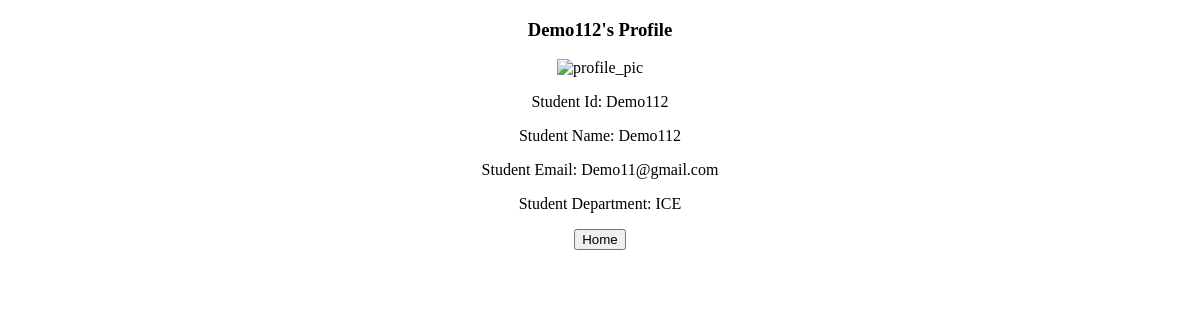
The page /home/Demo112 (signed in) on the database its author committed.
### main_app/models.py (models this page shows, shortened)
class Students(db.Model):
    admission_num = db.Column(db.Integer, primary_key=True)
    id = db.Column(db.String(15), unique=True, nullable=False)
    name = db.Column(db.String(80), unique=True, nullable=False)
    email = db.Column(db.String(120), unique=True, nullable=False)
    image_file = db.Column(db.String(20), nullable=False, default='default.jpg')
    department = db.Column(db.String(80), db.ForeignKey('departments.department_name'), nullable=False)

### main_app/routes.py (the view)
@app.route('/home/<string:profile>')
@login_required
def profile(profile):
    student = Students.query.filter_by(name=profile).first()
    image_file = url_for('static', filename='img/' + student.image_file)
    return render_template('student_profile.html', student=student, image=image_file)

### main_app/models.py (called while the page is built)
@login_manager.user_loader
def load_user(user_id):
    return Users.query.get(int(user_id))

### main_app/templates/student_profile.html
{% extends "layout.html" %}
{% block content %}
<center>
    <p>
    <h3>{{student.name}}'s Profile</h3>
    </p>
    <p>
    <img src="{{image}}" alt="profile_pic">
    </p>
    <p><label>Student Id:</label>
    {{student.id}}</p>
    <p>
    <label>Student Name:</label>
    {{student.name}}
    </p>
    <p><label>Student Email:</label>
    {{student.email}}
    </p>
    <p><label>Student Department:</label>
    {{student.department}}
    </p>
    <p>
        <a href="{{url_for('home')}}"><button>Home</button></a>
    </p>
</center>
{% endblock content %}

### rows shown on the page
Students: name "Demo112", id "Demo112", email "Demo11@gmail.com", department "ICE"
